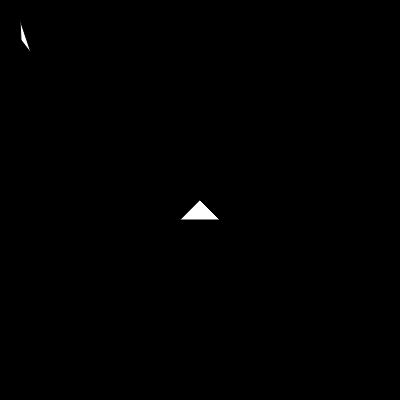
Frame 1 (no input)
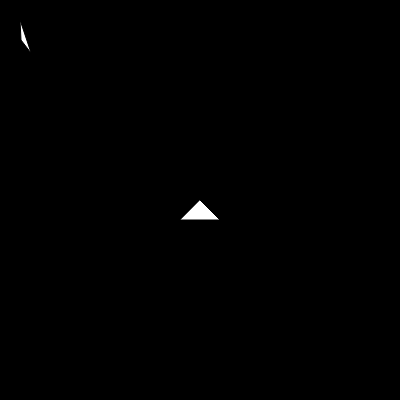
Frame 60 (no input)
Frame 120 (the mouse pressed at the canvas centre since frame 60): identical to frame 60, image omitted

The p5.js sketch that drew these frames (run headless with seeded random() and noise() and a simulated clock; from frame 60 on, the mouse is pressed at the canvas centre):

// p5.js sketch
// ── sketch.js
class Car {
    constructor(x,y){

        this.loc = createVector(x,y)
        this.vel = createVector(0,0)
        this.acc = createVector(0,0)
    }

    display(){
       // console.log(this.x,',',this.y,',',this.x+20,',',this.y+20)
        triangle(this.loc.x, this.loc.y, this.loc.x + 20, this.loc.y +20, this.loc.x-20, this.loc.y+20);    
    }

    update() {
        this.vel.add(this.acc)
        this.loc.add(this.vel)
        this.acc.mult(0)
    }

    
} 

function keyPressed(){
    let a
    if(keyCode == LEFT_ARROW){
        a = createVector(-0.1,0)
        car.acc.add(a)
        console.log("left")
    }
    if(keyCode == RIGHT_ARROW){
        a = createVector(0.1,0)
        car.acc.add(a)
        console.log("right")
    }
    if (keyCode == UP_ARROW) {
        a = createVector(0,-0.1)
        car.acc.add(a)
        console.log("up")
    }
    if(keyCode == DOWN_ARROW) {
        a = createVector(0,0.1)
        car.acc.add(a)
        console.log("down ",car.acc)
    }
}

let car
function setup(){
    createCanvas(400,400)
    background(0)
    car=new Car(width/2,height/2)
    triangle(20,20,21,40,31,53)
}
function draw() {
    car.update()
    car.display()
}
